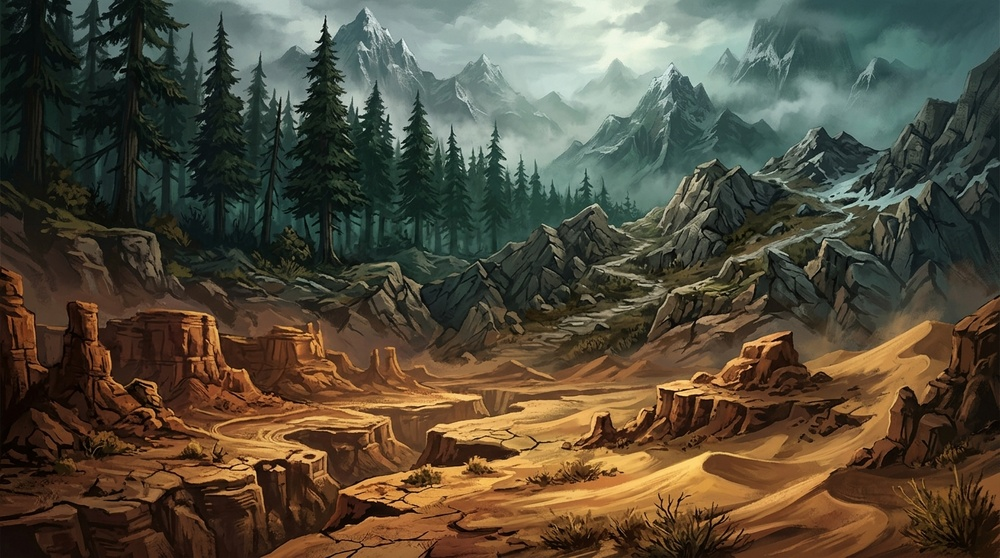
#> input picture assets/images/ui/mapa_biomas_roguelike.jpg, 1000 x 558 px, shrunk from 1376 x 768 before the run; its folder holds only this picture in this run
$ python -i image_processor.py   (imports and definitions only)
#> lines starting #> are read from the running program, lines starting #| are printed output that depends on the picture; after the words box and inside, x2 and y2 are one past the last pixel; in counts of white or black regions, pixels touching at a corner belong together
import os
from PIL import Image, ImageFilter, ImageChops, ImageMath, ImageDraw

def detect_background_color(img):
    width, height = img.size
    # Sample the 4 corners
    corners = [
        img.getpixel((0, 0)),
        img.getpixel((width - 1, 0)),
        img.getpixel((0, height - 1)),
        img.getpixel((width - 1, height - 1))
    ]
    avg_r = sum(c[0] for c in corners) // 4
    avg_g = sum(c[1] for c in corners) // 4
    avg_b = sum(c[2] for c in corners) // 4

    # If the corners are bright, assume white background
    if avg_r > 200 and avg_g > 200 and avg_b > 200:
        return (255, 255, 255), "white"
    else:
        return (0, 0, 0), "black"

def process_image(img, bg_type="auto", tolerance=30, erode_pixels=1, feather_pixels=1.0, defringe_radius=3, mode="floodfill"):
    """
    Removes background and halo from a PIL Image.

    Parameters:
        img (PIL.Image): The input image.
        bg_type (str): "auto", "white", or "black".
        tolerance (int): Threshold for matching background color (0-255).
        erode_pixels (int): Amount of pixels to erode the alpha mask (0-10).
        feather_pixels (float): Gaussian blur radius for alpha mask edges (0.0 - 10.0).
        defringe_radius (int): Radius for color bleeding/defringing (0-10).
        mode (str): "floodfill" (contiguous from corners) or "range" (global color range).

    Returns:
        PIL.Image: The processed RGBA image.
        tuple: The detected background RGB color.
    """
    img = img.convert("RGBA")
    width, height = img.size

    # 1. Determine background color
    if bg_type == "auto":
        bg_color, detected_name = detect_background_color(img)
    elif bg_type == "white":
        bg_color = (255, 255, 255)
    else:
        bg_color = (0, 0, 0)

    # 2. Build alpha mask
    if mode == "floodfill":
        # Create a copy and floodfill from corners with a placeholder color (magenta)
        temp_img = img.copy()
        fill_color = (255, 0, 255, 255) # magenta

        corners_coords = [(0, 0), (width - 1, 0), (0, height - 1), (width - 1, height - 1)]
        for x, y in corners_coords:
            try:
                ImageDraw.floodfill(temp_img, (x, y), fill_color, thresh=tolerance)
            except Exception as e:
                pass

        # Create alpha mask from fill_color
        alpha_data = []
        for pixel in temp_img.getdata():
            if pixel == fill_color:
                alpha_data.append(0)
            else:
                alpha_data.append(255)
    else:
        # Global color range mode
        bg_r, bg_g, bg_b = bg_color[:3]
        alpha_data = []
        for pixel in img.getdata():
            r, g, b, a = pixel
            dist = ((r - bg_r)**2 + (g - bg_g)**2 + (b - bg_b)**2)**0.5
            if dist <= tolerance:
                alpha_data.append(0)
            else:
                alpha_data.append(255)

    alpha_mask = Image.new("L", (width, height))
    alpha_mask.putdata(alpha_data)

    orig_alpha = alpha_mask.copy()

    # 3. Erode & Feather the alpha mask
    if erode_pixels > 0:
        filter_size = erode_pixels * 2 + 1
        alpha_mask = alpha_mask.filter(ImageFilter.MinFilter(filter_size))

    if feather_pixels > 0:
        alpha_mask = alpha_mask.filter(ImageFilter.GaussianBlur(feather_pixels))

    # 4. Defringe colors of RGB channels
    r, g, b, _ = img.split()

    if defringe_radius > 0:
        # Premultiply RGB by the original alpha
        r_pre = ImageChops.multiply(r, orig_alpha)
        g_pre = ImageChops.multiply(g, orig_alpha)
        b_pre = ImageChops.multiply(b, orig_alpha)

        # Blur premultiplied colors and the reference alpha
        r_blur = r_pre.filter(ImageFilter.BoxBlur(defringe_radius))
        g_blur = g_pre.filter(ImageFilter.BoxBlur(defringe_radius))
        b_blur = b_pre.filter(ImageFilter.BoxBlur(defringe_radius))
        a_blur = orig_alpha.filter(ImageFilter.BoxBlur(defringe_radius))

        # Un-premultiply (divide by alpha blur) to extend color outward
        r_defringed = ImageMath.eval("convert(float(r) / (float(a)/255.0 + 0.01), 'L')", r=r_blur, a=a_blur)
        g_defringed = ImageMath.eval("convert(float(g) / (float(a)/255.0 + 0.01), 'L')", g=g_blur, a=a_blur)
        b_defringed = ImageMath.eval("convert(float(b) / (float(a)/255.0 + 0.01), 'L')", b=b_blur, a=a_blur)

        # Blend defringed color back with original color using the original alpha channel
        r_final = Image.composite(r, r_defringed, orig_alpha)
        g_final = Image.composite(g, g_defringed, orig_alpha)
        b_final = Image.composite(b, b_defringed, orig_alpha)
    else:
        r_final, g_final, b_final = r, g, b

    # Merge back RGB and the new eroded/feathered alpha mask
    final_img = Image.merge("RGBA", (r_final, g_final, b_final, alpha_mask))

    return final_img, bg_color

>>> from PIL import Image
>>> picture = Image.open('../assets/images/ui/mapa_biomas_roguelike.jpg')
#> picture is the input picture: PIL image 1000x558 RGB; mean R, G, B 84.4, 76.8, 59.6
>>> result = process_image(picture)
#> in detect_background_color, `corners = [ img.getpixel((0, 0)), img.getpixel((width - 1, 0)), img.ge..`: corners = [(23, 38, 33, 255), (56, 85, 89, 255), (28, 18, 16, 255), (79, 58, 41, 255)]
#> in detect_background_color, `avg_r = sum(c[0] for c in corners) // 4`: avg_r = 46
#> in detect_background_color, `avg_g = sum(c[1] for c in corners) // 4`: avg_g = 49
#> in detect_background_color, `avg_b = sum(c[2] for c in corners) // 4`: avg_b = 44
#> in process_image, `bg_color, detected_name = detect_background_color(img)`: bg_color = (0, 0, 0); detected_name = 'black'
#> after the loop in process_image, `for x, y in corners_coords:`:
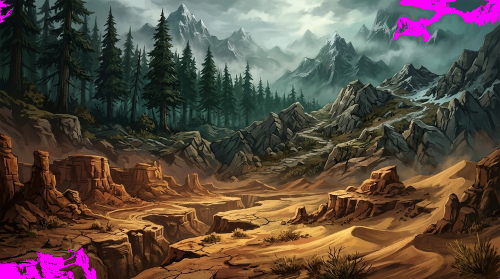
#> temp_img: PIL image 1000x558 RGBA (shown at 1/2 size); mean R, G, B, A 89.3, 75.6, 64.4, 255
#> the loop in process_image, `for pixel in temp_img.getdata():` made 558000 passes
#> pixel on passes 1 to 3: (255, 0, 255, 255), (11, 26, 21, 255), (13, 25, 21, 255)
#> after the loop in process_image, `for pixel in temp_img.getdata():`: alpha_data = 558000 items
#> in process_image, `alpha_mask.putdata(alpha_data)`:
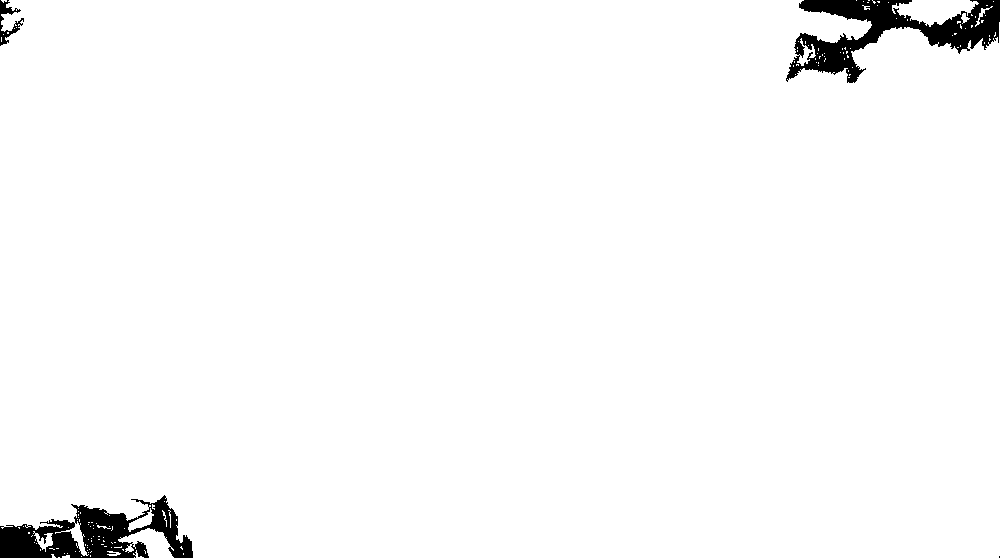
#> alpha_mask: PIL image 1000x558 L; 97.7% white; 4 black regions (1 under 20 px), largest, box (x1, y1, x2, y2) and area: (786, 0, 1000, 83) 6646, (0, 495, 193, 558) 5878, (0, 0, 24, 46) 361
#> in process_image, `r, g, b, _ = img.split()`:
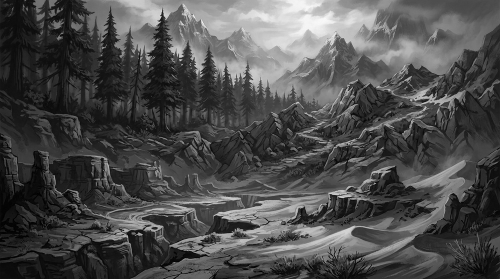
#> g: PIL image 1000x558 L (shown at 1/2 size); min 0, max 250, mean 76.8
#> in process_image, `r_blur = r_pre.filter(ImageFilter.BoxBlur(defringe_radius))`:
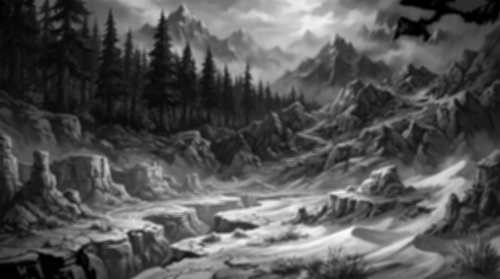
#> r_blur: PIL image 1000x558 L (shown at 1/2 size); min 0, max 252, mean 83.4
#> in process_image, `g_blur = g_pre.filter(ImageFilter.BoxBlur(defringe_radius))`:
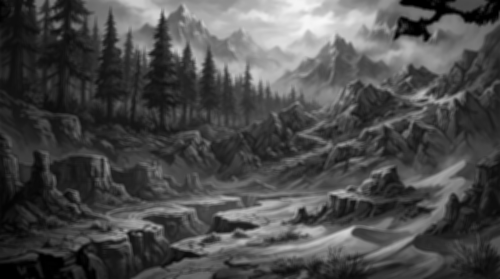
#> g_blur: PIL image 1000x558 L (shown at 1/2 size); min 0, max 247, mean 75.6
#> in process_image, `b_blur = b_pre.filter(ImageFilter.BoxBlur(defringe_radius))`:
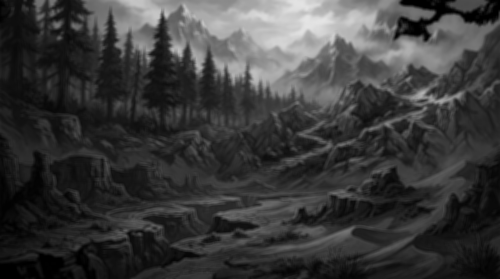
#> b_blur: PIL image 1000x558 L (shown at 1/2 size); min 0, max 228, mean 58.5
#> in process_image, `final_img = Image.merge("RGBA", (r_final, g_final, b_final, alpha_mask))`:
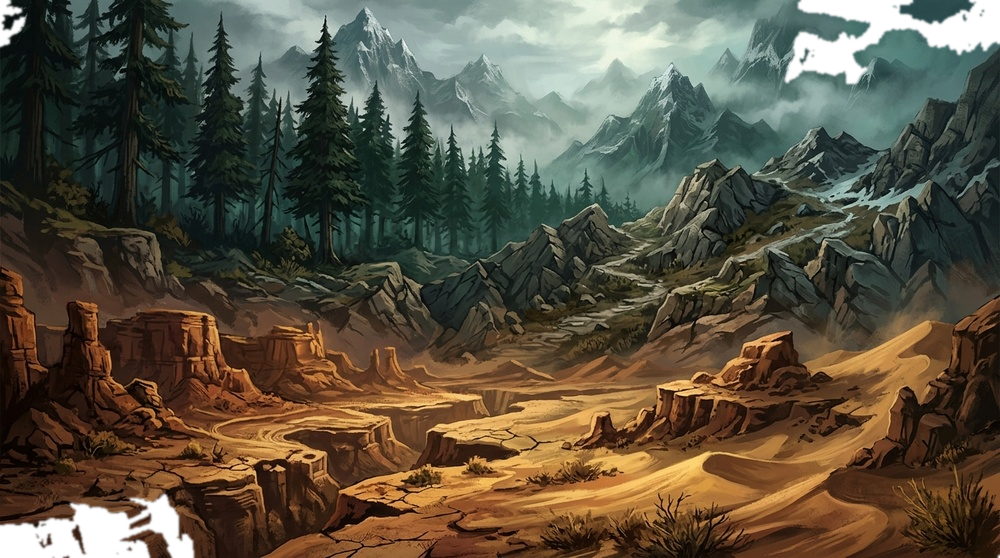
#> final_img: PIL image 1000x558 RGBA; mean R, G, B, A 84.1, 76.4, 59.3, 247.7; transparent parts drawn white

$ run again, on assets/images/ui/intro_destruction.png
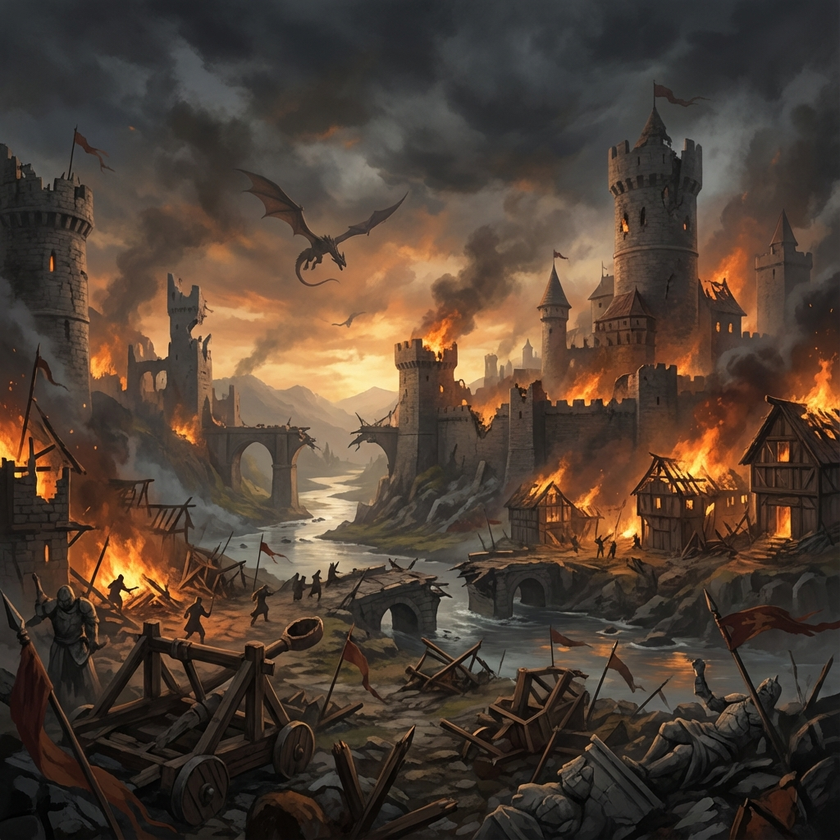
#> input picture assets/images/ui/intro_destruction.png, 840 x 840 px, shrunk from 1024 x 1024 before the run
#> picture is the input picture: PIL image 840x840 RGB; mean R, G, B 80.3, 64.6, 52.4
#> corners = [(51, 56, 59, 255), (52, 51, 56, 255), (39, 39, 39, 255), (50, 47, 49, 255)]
#> avg_r = 48
#> avg_b = 50
#> bg_color = (0, 0, 0); detected_name = 'black'
#> after the loop in process_image, `for pixel in temp_img.getdata():`: alpha_data = 705600 items
#> in process_image, `alpha_mask.putdata(alpha_data)`:
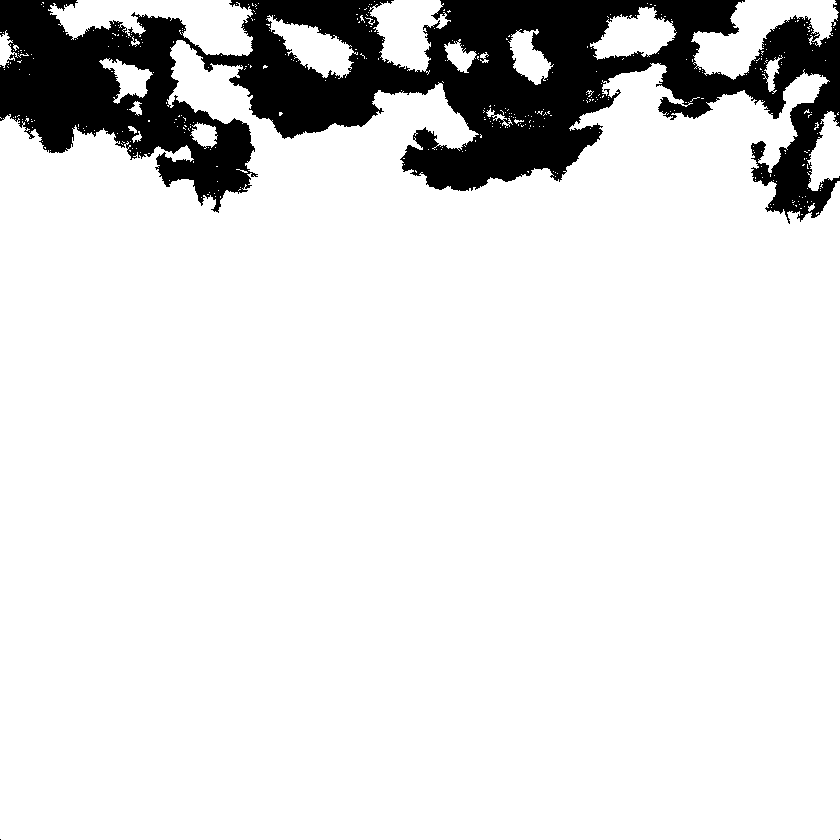
#> alpha_mask: PIL image 840x840 L; 87.8% white; 3 black regions (2 under 20 px), largest, box (x1, y1, x2, y2) and area: (0, 0, 840, 224) 86294
#> in process_image, `final_img = Image.merge("RGBA", (r_final, g_final, b_final, alpha_mask))`:
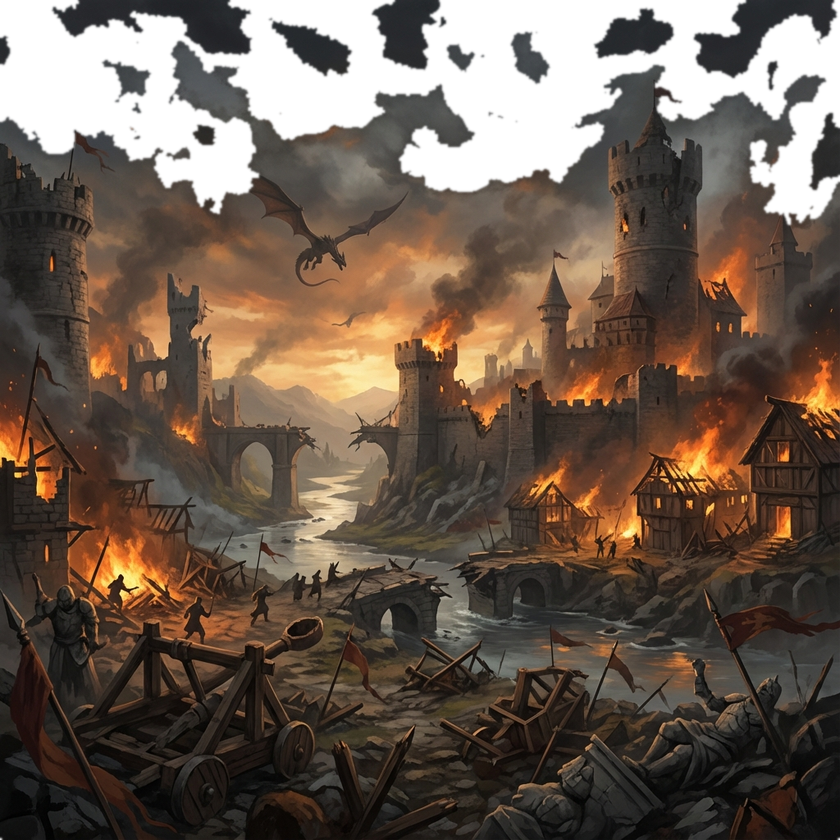
#> final_img: PIL image 840x840 RGBA; mean R, G, B, A 75.8, 59.9, 47.7, 220.3; transparent parts drawn white

$ run again, on assets/images/ui/intro_gathering.png
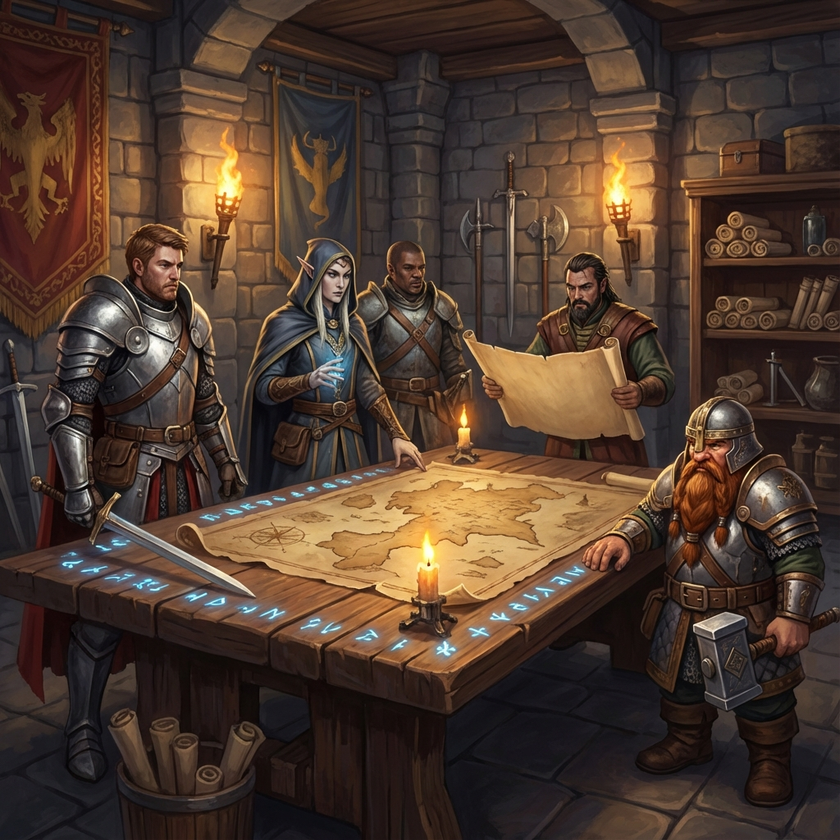
#> input picture assets/images/ui/intro_gathering.png, 840 x 840 px, shrunk from 1024 x 1024 before the run
#> picture is the input picture: PIL image 840x840 RGB; mean R, G, B 77.5, 58.3, 46.2
#> corners = [(18, 17, 14, 255), (48, 33, 30, 255), (24, 29, 33, 255), (57, 47, 48, 255)]
#> avg_r = 36
#> avg_g = 31
#> bg_color = (0, 0, 0); detected_name = 'black'
#> the loop in process_image, `for pixel in temp_img.getdata():` made 705600 passes
#> pixel on passes 1 to 3: (255, 0, 255, 255), (255, 0, 255, 255), (255, 0, 255, 255)
#> after the loop in process_image, `for pixel in temp_img.getdata():`: alpha_data = 705600 items
#> in process_image, `alpha_mask.putdata(alpha_data)`:
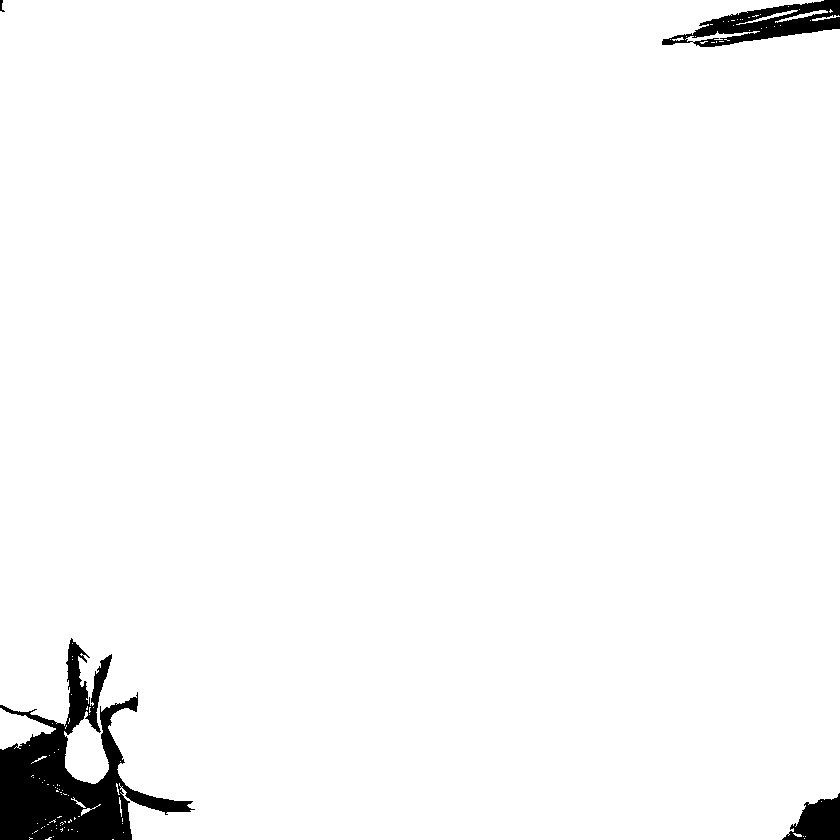
#> alpha_mask: PIL image 840x840 L; 97.2% white; 4 black regions, box (x1, y1, x2, y2) and area: (0, 638, 195, 840) 14263, (662, 0, 840, 47) 3688, (782, 793, 840, 840) 1687, (0, 0, 5, 12) 30
#> in process_image, `final_img = Image.merge("RGBA", (r_final, g_final, b_final, alpha_mask))`:
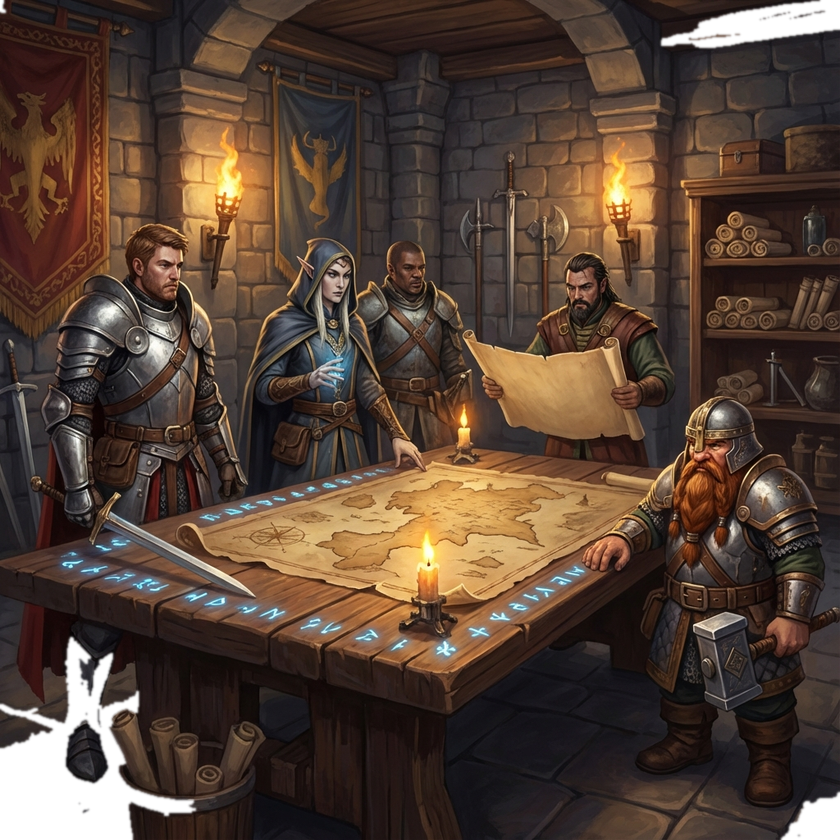
#> final_img: PIL image 840x840 RGBA; mean R, G, B, A 77, 57.8, 45.7, 246.8; transparent parts drawn white
